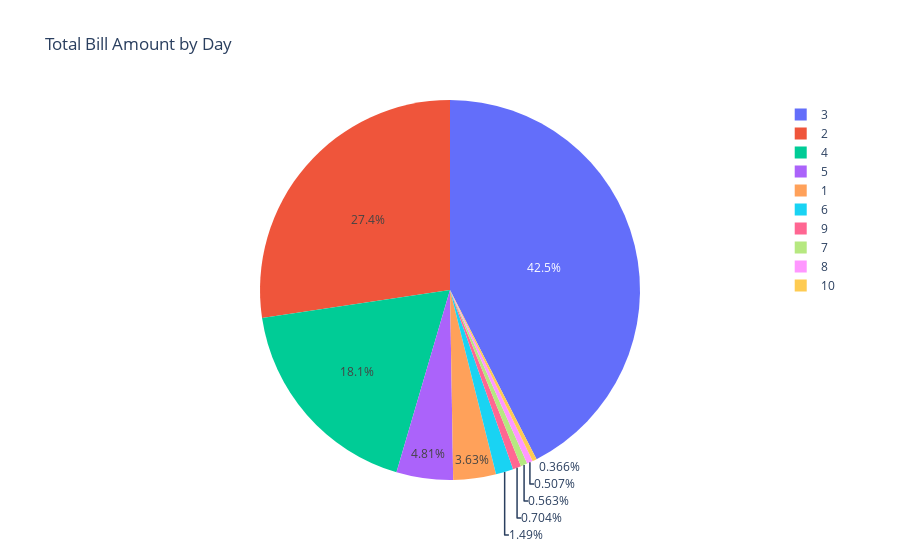

Notebook cell for this chart:
### Code cell
fig = px.pie(df, names='bedRoom', title='Total Bill Amount by Day')

# Show the plot
fig.show()

### Figure 1 — Plotly figure (JSON) as saved in the notebook; plotly's stock layout.template omitted (floating-point values rounded to 4 significant figures; data arrays with more than 128 entries replaced by an {"elided": "..."} marker saying what was removed)
{"data": [{"domain": {"x": [0, 1], "y": [0, 1]}, "hovertemplate": "bedRoom=%{label}<extra></extra>", "labels": {"elided": "3553 int values"}, "legendgroup": "", "name": "", "showlegend": true, "type": "pie"}], "layout": {"legend": {"tracegroupgap": 0}, "title": {"text": "Total Bill Amount by Day"}}}
